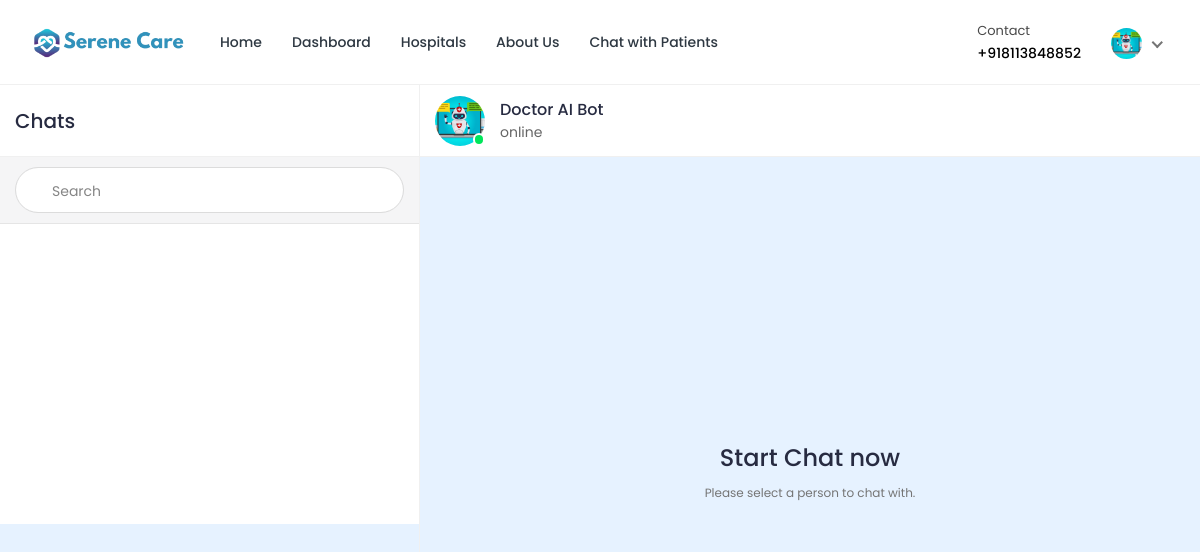
The page /chat-doctor/ (signed in) on the database its author committed.
### doctor/models.py (models this page shows, shortened)
class Doctor_Information(models.Model):
    DOCTOR_TYPE = (
        ('Cardiologists', 'Cardiologists'),
        ('Neurologists', 'Neurologists'),
        ('Pediatricians', 'Pediatricians'),
        ('Physiatrists', 'Physiatrists'),
        ('Dermatologists', 'Dermatologists'),
    )
    doctor_id = models.AutoField(primary_key=True)
    user = models.OneToOneField(User, on_delete=models.CASCADE, null=True, blank=True, related_name='profile')
    name = models.CharField(max_length=200, null=True, blank=True)
    username = models.CharField(max_length=200, null=True, blank=True)
    gender = models.CharField(max_length=200, null=True, blank=True)
    description = models.TextField(max_length=1000, null=True, blank=True)
    department = models.CharField(max_length=200, choices=DOCTOR_TYPE, null=True, blank=True)
    department_name = models.ForeignKey(hospital_department, on_delete=models.SET_NULL, null=True, blank=True)
    specialization = models.ForeignKey(specialization, on_delete=models.SET_NULL, null=True, blank=True)
    featured_image = models.ImageField(upload_to='doctors/', default='doctors/user-default.png', null=True, blank=True)
    certificate_image = models.ImageField(upload_to='doctors_certificate/', default='doctors_certificate/default.png', null=True, blank=True)
    email = models.EmailField(max_length=200, null=True, blank=True)
    phone_number = models.CharField(max_length=200, null=True, blank=True)
    nid = models.CharField(max_length=200, null=True, blank=True)
    visiting_hour = models.CharField(max_length=200, null=True, blank=True)
    consultation_fee = models.IntegerField(null=True, blank=True)
    report_fee = models.IntegerField(null=True, blank=True)
    dob = models.CharField(max_length=200, null=True, blank=True)
    institute = models.CharField(max_length=200, null=True, blank=True)
    degree = models.CharField(max_length=200, null=True, blank=True)
    completion_year = models.CharField(max_length=200, null=True, blank=True)
    work_place = models.CharField(max_length=200, null=True, blank=True)
    designation = models.CharField(max_length=200, null=True, blank=True)
    start_year = models.CharField(max_length=200, null=True, blank=True)
    end_year = models.CharField(max_length=200, null=True, blank=True)
    register_status =  models.CharField(max_length=200, null=True, blank=True)
    hospital_name = models.ForeignKey(Hospital_Information, on_delete=models.SET_NULL, null=True, blank=True)

### hospital/views.py (the view)
# urls.py: path('chat-doctor/', views.chat_doctor, name='chat-doctor'),
@csrf_exempt
@login_required(login_url="login")
def chat_doctor(request):
    if request.user.is_doctor:
        doctor = Doctor_Information.objects.get(user=request.user)
        patients = Patient.objects.all()
    context = {'patients': patients, 'doctor': doctor}
    return render(request, 'chat-doctor.html', context)

### templates/chat-doctor.html (shortened to what this page needs)
{% load static %}
{% load tz%}
<!DOCTYPE html>
<html lang="en">
<head>
		<link rel="stylesheet" href="{% static 'HealthStack-System/css/Normal/bootstrap.min.css' %}">
		<link rel="stylesheet" href="{% static 'HealthStack-System/plugins/Normal/fontawesome/css/fontawesome.min.css' %}">
		<link rel="stylesheet" href="{% static 'HealthStack-System/plugins/Normal/fontawesome/css/all.min.css' %}">
		<link rel="stylesheet" href="{% static 'HealthStack-System/css/Normal/style.css' %}">
		<link rel="stylesheet" href="{% static 'HealthStack-System/plugins/Normal/fancybox/jquery.fancybox.min.css'%}">
	</head>
	<body class="chat-page">
		<div class="main-wrapper">
			<header class="header">{% include 'doctor-navbar.html' %}</header>
			<div class="content">
				<div class="container-fluid">
					<div class="row">
						<div class="col-xl-12">
							<div class="chat-window">
								<div class="chat-cont-left">
									<div class="chat-header">
										<span>Chats</span>
									</div>
									<form class="chat-search" method="GET" action = "{% url 'chat-home' pk=user.id %}">
										<div class="input-group">
											<div class="input-group-prepend">
											</div>
											<input type="text" class="form-control" placeholder="Search" name="search">
										</div>
									</form>
									<div class="chat-users-list">
										<div class="chat-scroll">
										</div>
									</div>
								</div>
								<div class="chat-cont-right">
									{% if not chat_id > 0 %}
									<div class="chat-header">
										<div class="media">
											<div class="media-img-wrap">
												<div class="avatar avatar-online">
													<img src="{{doctor.featured_image.url}}" alt="User Image" class="avatar-img rounded-circle">
												</div>
											</div>
											<div class="media-body">
												<div class="user-name">{{doctor.name}}</div>
												<div class="user-status">online</div>
											</div>
										</div>
									</div>
										<div class="d-flex flex-column justify-content-center align-items-center" style="height: 650px;">
											<h3>Start Chat now</h3>
											<p><small class="text-muted">Please select a person to chat with.</small></p>
										</div>
									{% endif %}
								</div>
							</div>
						</div>
					</div>
				</div>
			</div>
	</body>
</html>

### templates/doctor-navbar.html (shortened to what this page needs)
{% load static %}
<nav class="navbar navbar-expand-lg header-nav">
  <div class="navbar-header">
    <a href="{% url 'hospital_home'%}" class="navbar-brand logo">
      <img
        src="{% static 'HealthStack-System/images/Normal/logo.jpg' %}"
        class="img-fluid"
        alt="Logo"
      />
    </a>
  </div>
  <div class="main-menu-wrapper">
    <ul class="main-nav">
      <li>
        <a href="{% url 'hospital_home'%}">Home</a>
      </li>
      <li>
        <a href="{% url 'doctor-dashboard'%}">Dashboard</a>
      </li>
      <li><a href="{% url 'multiple-hospital' %}" style="text-decoration: none;">Hospitals</a></li>
      <li>
        <a href="{% url 'about-us'%}">About Us</a>
      </li>
      <li>
        <a href="{% url 'chat-home' pk=user.id %}">Chat with Patients</a>
      </li>
    </ul>
  </div>
  <ul class="nav header-navbar-rht">
    <li class="nav-item contact-item">
      <div class="header-contact-img">
        <i class="far fa-hospital"></i>
      </div>
      <div class="header-contact-detail">
        <p class="contact-header">Contact</p>
        <p class="contact-info-header">+91{{doctor.phone_number}}</p>
      </div>
    </li>
    <li class="nav-item dropdown has-arrow logged-item">
      <a href="#" class="dropdown-toggle nav-link" data-toggle="dropdown">
        <span class="user-img">
          <img
            class="rounded-circle"
            src="{{ doctor.featured_image.url }}"
            width="31"
            alt="Darren Elder"
          />
        </span>
      </a>
    </li>
  </ul>
</nav>

### rows shown on the page
Doctor_Information: phone_number "8113848852", featured_image (picture), name "Doctor AI Bot"
